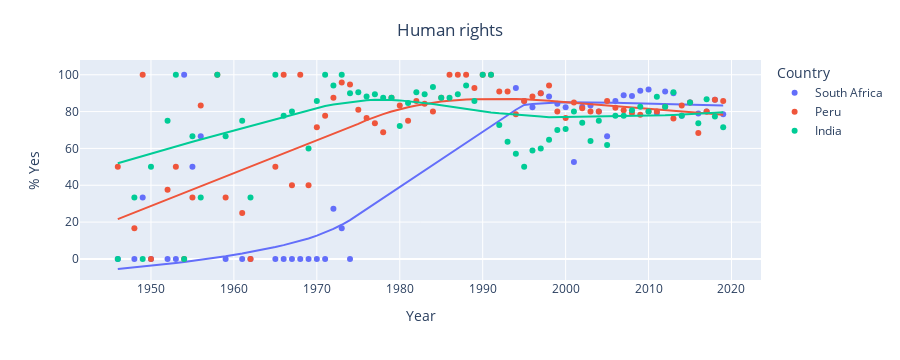
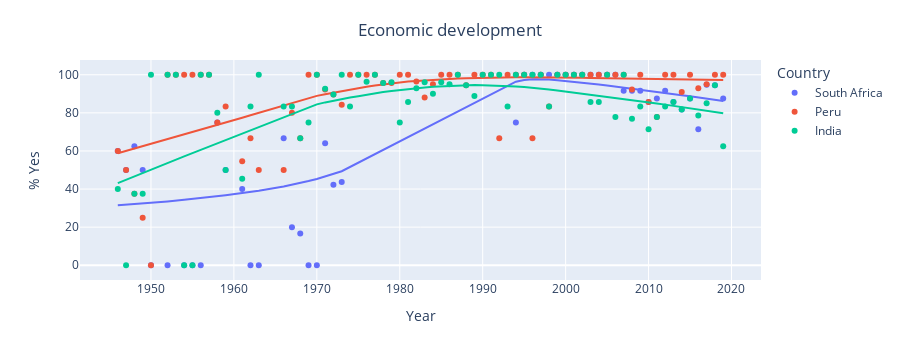
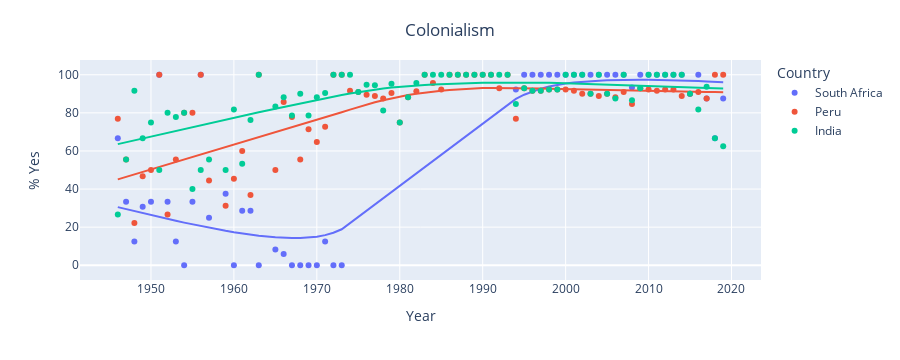
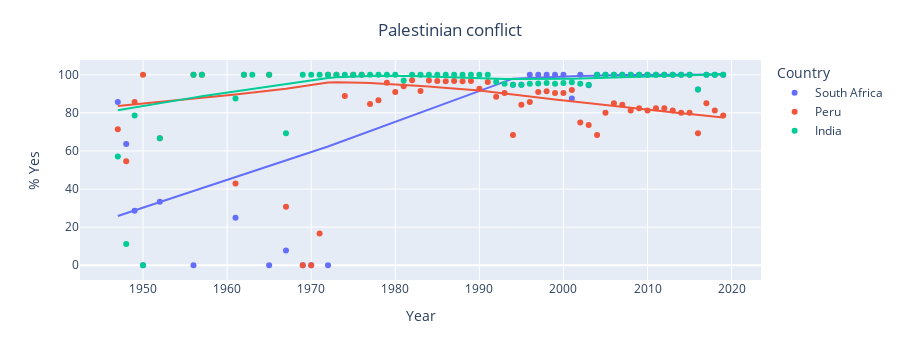

The cell these charts' notebook holds for them, in order:
### Markdown cell above
Now that we have our focus countries, we can make pretty pictures.

You can just run the cell below - assuming you have done all the parts above!

### Code cell
def make_plot(countries,issue):
    '''
    A Python function that takes in the list of countries and issues and makes
    a scatter plot of each issue with a trendline for each country.
    '''
    x_data = []
    y_data = []
    c_data = []
    for cntry in countries:
        my_group = c_groups.get_group((cntry,issue))
        for y in my_group['year'].unique():
            x_data.append(y)
            tot_yes = sum(my_group[my_group['year']==y]['vote']=='yes')
            percent_yes = tot_yes/len(my_group[my_group['year']==y])*100
            y_data.append(percent_yes)
            c_data.append(cntry)

    fig = px.scatter(x=x_data, y=y_data,color=c_data,trendline="lowess",labels={"color": "Country"})

    fig.update_layout(
        title={
            'text': issue + '<br>',
            'y':0.9,
            'x':0.5,
            'xanchor': 'center',
            'yanchor': 'top'})
    fig.update_yaxes(title_text="% Yes")
    fig.update_xaxes(title_text="Year")
    f_name = issue
    fig.write_image(f_name+'.png')
    fig.show()
    
for iss in issues:
    make_plot(countries,iss)
